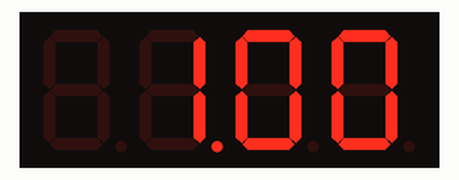
Simulated run of this sketch. Board: Arduino Uno, built with avr-gcc and run on an emulated ATmega328P. On the bench: 4-digit seven-segment display.

Above: at 0.1 s.
At 4.1 s:
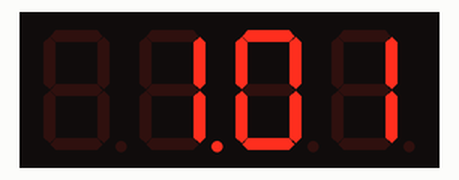
At 8.1 s:
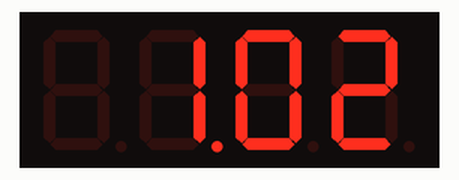
At 16.0 s:
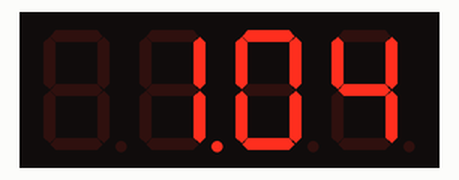
At 23.9 s:
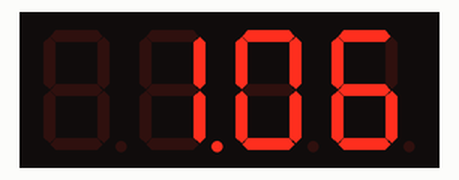
At 35.8 s:
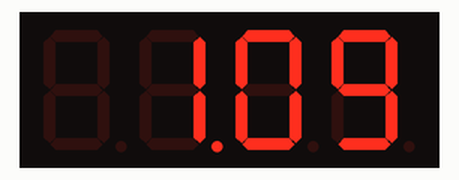

Measured:
- what the display in image 1 shows lasts 4.1 s, from 4.0 s to 8.1 s
- what the display in image 2 shows lasts 3.9 s, from 8.1 s to 12.0 s
- what the display in image 3 shows lasts 3.8 s, from 16.0 s to 19.8 s

The sketch:

Simulate-time-with-four-digit-nixie-tube.ino
```cpp
// 用四位数码管模拟时间
// Simulate time with four digit nixie tube

#include "SevSeg.h"
SevSeg sevseg;
// 数码管位数
// Number of digital tubes
byte numDigits = 4;
// 数码管公共极连接Arduino的引脚
// Digital tube common pole connection Arduino pin
byte digitPins[] = {2, 3, 12, 13};
// 数码管a,b,c,d,e,f,g,dp对应引脚
// Digital tube A, B, C, D, E, F, G, DP corresponding pins
byte segmentPins[] = {7, 6, 5, 10, 11, 8, 9, 4};
// 共阴极数码管
// Common cathode nixie tube
byte hardwareConfig = COMMON_CATHODE ;

int numToShow = 100;
int delaycount = 0;

void setup() {
  // 初始化数码管
  // Initialize nixie tube
  sevseg.begin(hardwareConfig, numDigits, digitPins, segmentPins);
}

void loop()
{
  delaycount++;
  // 通过变量自加来达到延时效果，如果使用delay函数则会打断数码管显示
  // The delay effect is achieved through variable self adding. If the delay function is used, the nixie tube display will be interrupted.
  if (delaycount  == 10000) {
    delaycount = 0;
    numToShow++;
  }
  if(numToShow%100 > 59){
    numToShow=(numToShow/100+1)*100;
  }

  if (numToShow > 2500)
  {
    numToShow = 0;
  }

  // 设置要显示的数据，显示2位处小数点
  // Set the data to be displayed, display 2 decimal places
  sevseg.setNumber(numToShow, 2);
  // 必须重复运行刷新数码管显示
  // Must run repeatedly to refresh the nixie tube display
  sevseg.refreshDisplay();
}
```
